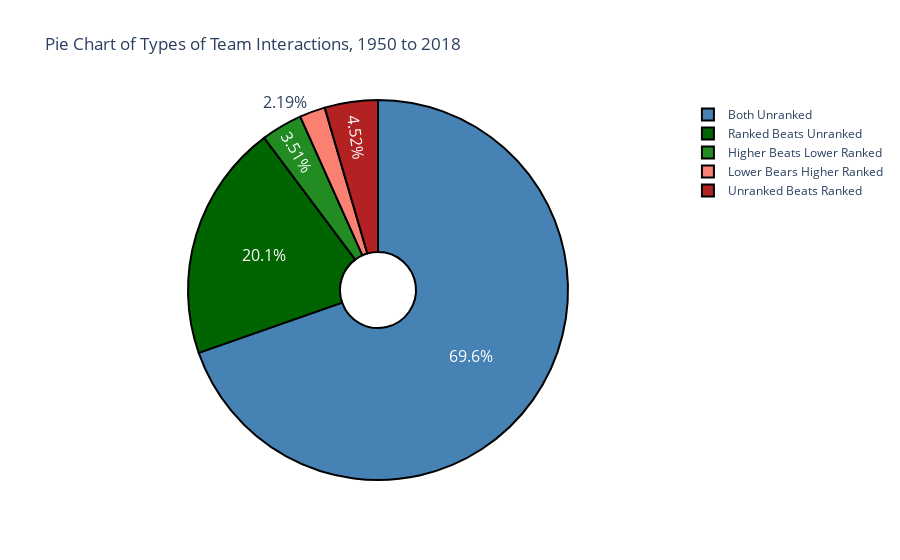

The notebook cell saved with this chart:
### Markdown cell above
Looks like the worst years for accuracy were in the 60s.  College football at the time was still dealing with intense issues of segregation with many teams in the south still not allowing African-Americans to play.  Additionally, some of these teams did not want to play racially integrated teams.  This could be a reason for the inaccuracies of the polls.

### Code cell
labels = ['Both Unranked', 'Ranked Beats Unranked', 'Higher Beats Lower Ranked',
       'Lower Bears Higher Ranked', 'Unranked Beats Ranked']

fig = go.Figure(data=[go.Pie(labels=labels, values=ratios.sum().to_list(), hole=.2, 
                             direction = 'clockwise', sort=False, )])
fig.update_traces(hoverinfo='label+value', textinfo='percent', textfont_size=16,
                  marker=dict(colors=colors, line=dict(color='#000000', width=2)))
fig.update_layout(title="Pie Chart of Types of Team Interactions, 1950 to 2018")
fig.show()

### Figure 1 — Plotly figure (JSON) as saved in the notebook; plotly's stock layout.template omitted (floating-point values rounded to 4 significant figures)
{"data": [{"direction": "clockwise", "hole": 0.2, "hoverinfo": "label+value", "labels": ["Both Unranked", "Ranked Beats Unranked", "Higher Beats Lower Ranked", "Lower Bears Higher Ranked", "Unranked Beats Ranked"], "marker": {"colors": ["steelblue", "darkgreen", "forestgreen", "salmon", "firebrick"], "line": {"color": "#000000", "width": 2}}, "sort": false, "textfont": {"size": 16}, "textinfo": "percent", "type": "pie", "values": [34047, 9850, 1718, 1070, 2212]}], "layout": {"title": {"text": "Pie Chart of Types of Team Interactions, 1950 to 2018"}}}
